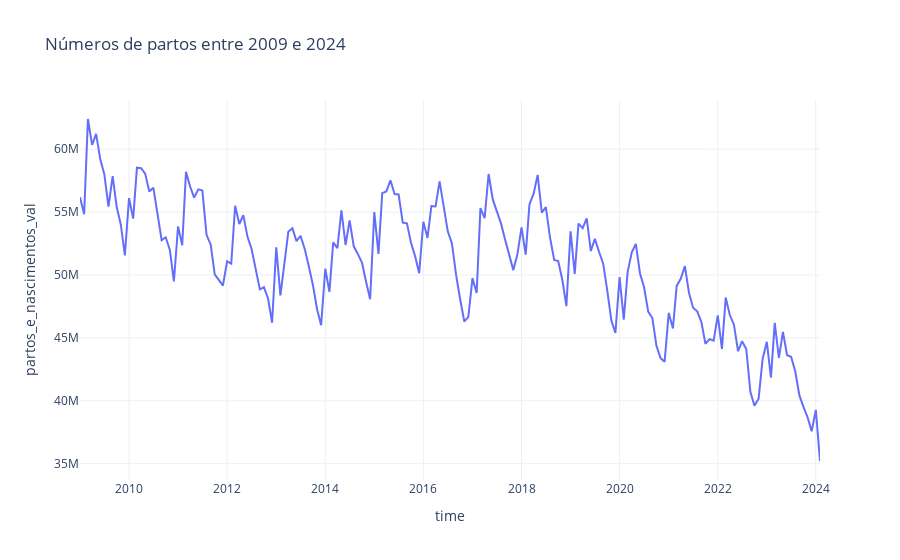

Notebook cell for this chart:
### Code cell
fig = px.line(df_st, y='partos_e_nascimentos_val',title='Números de partos entre 2009 e 2024')
# fig2 = px.line(df_st, y='partos_e_nascimentos_val',title='Valores com partos entre 2009 e 2024')
#fig = make_subplots(rows=2, cols=1, subplot_titles=('Quantidade', 'Valores'), shared_xaxes=True, shared_yaxes=False)

#fig.add_trace(go.Scatter(x=df_st.index, y=df_st['partos_e_nascimentos_qtd'], mode='lines', name='Quantidade'), row=1, col=1)
#fig.add_trace(go.Scatter(x=df_st.index, y=df_st['partos_e_nascimentos_val'], mode='lines', name='Valores'), row=2, col=1)

#fig.update_xaxes(dtick="M1", tickmode='auto', rangeslider_visible=True)
fig.update_layout(template = 'plotly_white')

# fig.update_layout(
#     xaxis2_rangeslider_visible=True,
#     xaxis2_type="date",
#     autosize=True, height=900
#     )
fig.show()

### Figure 1 — Plotly figure (JSON) as saved in the notebook; plotly's stock layout.template omitted (floating-point values rounded to 4 significant figures; data arrays with more than 128 entries replaced by an {"elided": "..."} marker saying what was removed)
{"data": [{"hovertemplate": "time=%{x}<br>partos_e_nascimentos_val=%{y}<extra></extra>", "legendgroup": "", "line": {"color": "#636efa", "dash": "solid"}, "marker": {"symbol": "circle"}, "mode": "lines", "name": "", "orientation": "v", "showlegend": false, "x": {"elided": "182 str values"}, "xaxis": "x", "y": {"elided": "182 float values"}, "yaxis": "y", "type": "scatter"}], "layout": {"xaxis": {"anchor": "y", "domain": [0.0, 1.0], "title": {"text": "time"}}, "yaxis": {"anchor": "x", "domain": [0.0, 1.0], "title": {"text": "partos_e_nascimentos_val"}}, "legend": {"tracegroupgap": 0}, "title": {"text": "Números de partos entre 2009 e 2024"}}}
